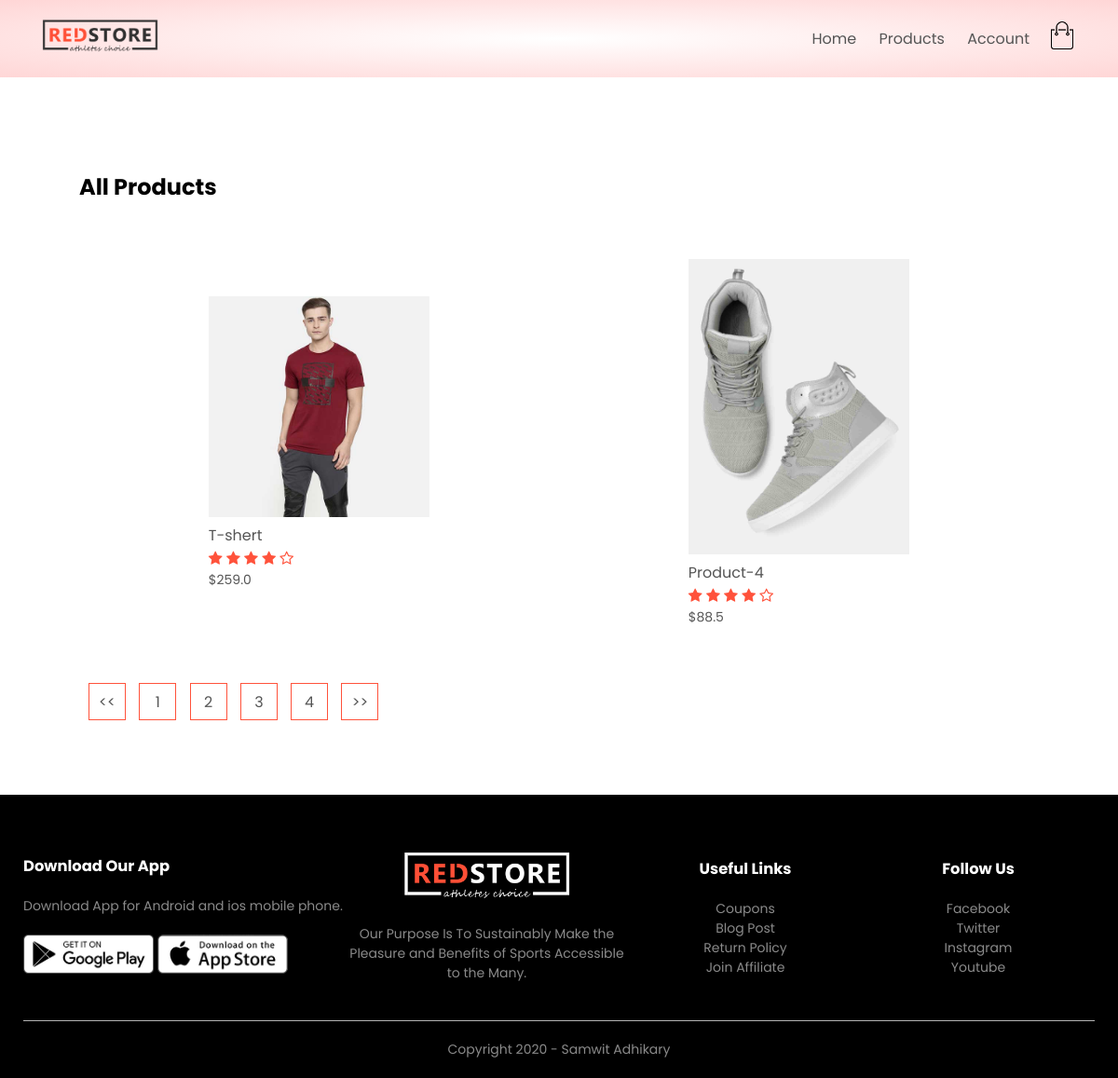
/products/?page=2, run on the app's committed database.
### products/models.py (models this page shows, shortened)
class Product(models.Model):
    LIVE = 1
    DELETE = 0
    DELETE_CHOICES = ((LIVE,'Live'), (DELETE,'Delete'))
    title = models.CharField(max_length=150)
    price = models.FloatField()
    description = models.TextField()
    image = models.ImageField(upload_to="media/")
    priority = models.IntegerField(default=0)
    delete_staus = models.IntegerField(choices=DELETE_CHOICES, default=LIVE)
    create_at = models.DateTimeField(auto_now_add=True)
    update_at = models.DateTimeField(auto_now=True)

### products/views.py (the view)
# urls.py: path('products/', views.product_list, name='product_list'),
def product_list(request):
    page = 1
    if request.GET:
        page = request.GET.get('page', 1)
    products_list = Product.objects.order_by('priority')
    product_paginator = Paginator(products_list, 2)
    product_list = product_paginator.get_page(page)
    context = {'products': product_list}
    return render(request, 'products.html', context)

### products/templatetags/chunks.py (called while the page is built)
@register.filter(name='chunks')
def row(list_data, chunk_size):
    chunk = []
    i = 0
    for data in list_data:
        chunk.append(data)
        i += 1
        if i == chunk_size:
            yield chunk
            i=0
            chunk = []
    if chunk:
        yield chunk

### templates/products.html
{% extends 'blank_layout.html' %}
{% block content %}
    {% include 'product_list.html' %}
{% endblock content %}

### templates/product_list.html (shortened to what this page needs)
{% load static %}
{% load chunks %}
<div class="small-container">
    <div class="row row-2">
        <h2>All Products</h2>
    </div>
    {% for product_chunks in products|chunks:4 %}
    <div class="row">
        {% for product in  product_chunks %}
        <div class="col-4">
          <a href="{% url 'product_details' product.id %}"><img src="{{ product.image.url }}"></a>
            <h4>{{ product.title }}</h4>
            <div class="rating">
                <i class="fa fa-star"></i>
                <i class="fa fa-star"></i>
                <i class="fa fa-star"></i>
                <i class="fa fa-star"></i>
                <i class="fa fa-star-o"></i>
            </div>
            <p>${{ product.price }}</p>
        </div>
        {% endfor %}
    </div>
    {% endfor %}
    <div class="page-btn">
        {% if products.has_previous %}
            <a href="?page={{products.previous_page_number}}"><span><<</span></a>
        {% endif %}
        {% for i in products.paginator.page_range %}
        <a href="?page={{i}}"><span>{{i}}</span></a>
        {% endfor %}
        {% if products.has_next %}
            <a href="?page={{products.next_page_number}}"><span>>></span></a>
        {% endif %}
    </div>
</div>

### static/css/style.css (style rules this page uses)
* { margin: 0; padding: 0; box-sizing: border-box; }
body { font-family: 'Poppins', sans-serif; }
a { text-decoration: none; color: #555; }
p { color: #555; }
.row { display: flex; align-items: center; flex-wrap: wrap; justify-content: space-around; }
.small-container { max-width: 1080px; margin: auto; padding-left: 25px; padding-right: 25px; }
.col-4 { flex-basis: 25%; padding: 10px; min-width: 200px; margin-bottom: 50px; transition: transform 0.5s; }
.col-4 img { width: 100%; }
h4 { color: #555; font-weight: normal; }
.col-4 p { font-size: 14px; }
.rating .fa { color: #ff523b; }
.row-2 { justify-content: space-between; margin: 100px auto 50px; }
.page-btn { margin: 0 auto 80px; }
.page-btn span { display: inline-block; border: 1px solid #ff523b; margin-left: 10px; width: 40px; height: 40px; text-align: center; line-height: 40px; cursor: pointer; }

### data on the page
Product: image (picture), title "T-shert", price "259.0"
Product: image (picture), title "Product-4", price "88.5"

### other printed values
{{ i }} "1" "2" "3" "4"
